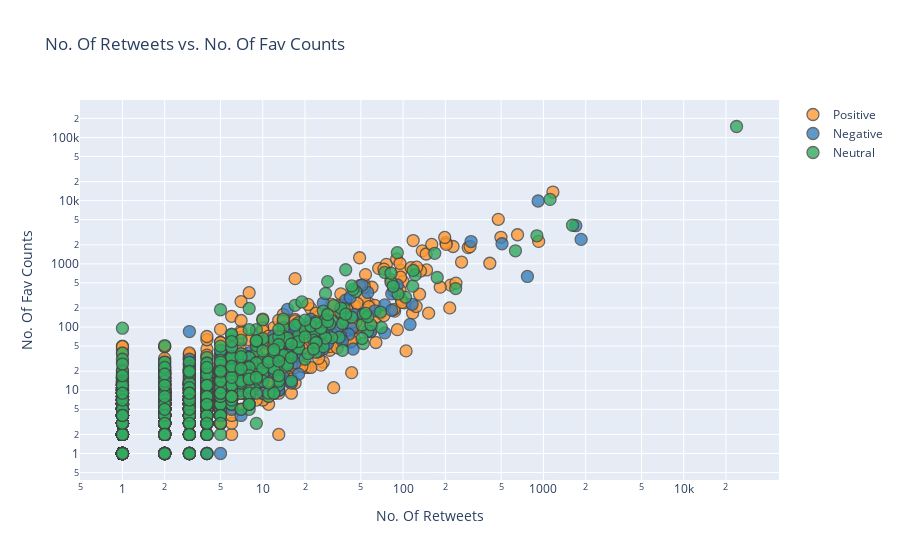

This figure's notebook cell:
### Markdown cell above
# No. Of Retweets vs. No. Of Fav Counts

### Code cell
df.iplot(x='Retweets', y = 'Favorites', mode='markers'
        , categories='Sentiment',layout=dict(
        xaxis=dict(type='log', title='No. Of Retweets'),
        yaxis=dict(type='log', title='No. Of Fav Counts'),
        title='No. Of Retweets vs. No. Of Fav Counts'))

### Figure 1 — Plotly figure (JSON) as saved in the notebook; plotly's stock layout.template omitted (floating-point values rounded to 4 significant figures; data arrays with more than 128 entries replaced by an {"elided": "..."} marker saying what was removed)
{"data": [{"marker": {"color": "rgba(255, 153, 51, 1.0)", "line": {"width": 1.3}, "opacity": 0.8, "size": 12, "symbol": "circle"}, "mode": "markers", "name": "Positive", "textfont": {"color": "#4D5663"}, "type": "scatter", "x": {"elided": "4571 int values"}, "y": {"elided": "4571 int values"}}, {"marker": {"color": "rgba(55, 128, 191, 1.0)", "line": {"width": 1.3}, "opacity": 0.8, "size": 12, "symbol": "circle"}, "mode": "markers", "name": "Negative", "textfont": {"color": "#4D5663"}, "type": "scatter", "x": {"elided": "1358 int values"}, "y": {"elided": "1358 int values"}}, {"marker": {"color": "rgba(50, 171, 96, 1.0)", "line": {"width": 1.3}, "opacity": 0.8, "size": 12, "symbol": "circle"}, "mode": "markers", "name": "Neutral", "textfont": {"color": "#4D5663"}, "type": "scatter", "x": {"elided": "2599 int values"}, "y": {"elided": "2599 int values"}}], "layout": {"title": {"text": "No. Of Retweets vs. No. Of Fav Counts"}, "xaxis": {"title": {"text": "No. Of Retweets"}, "type": "log"}, "yaxis": {"title": {"text": "No. Of Fav Counts"}, "type": "log"}}}
